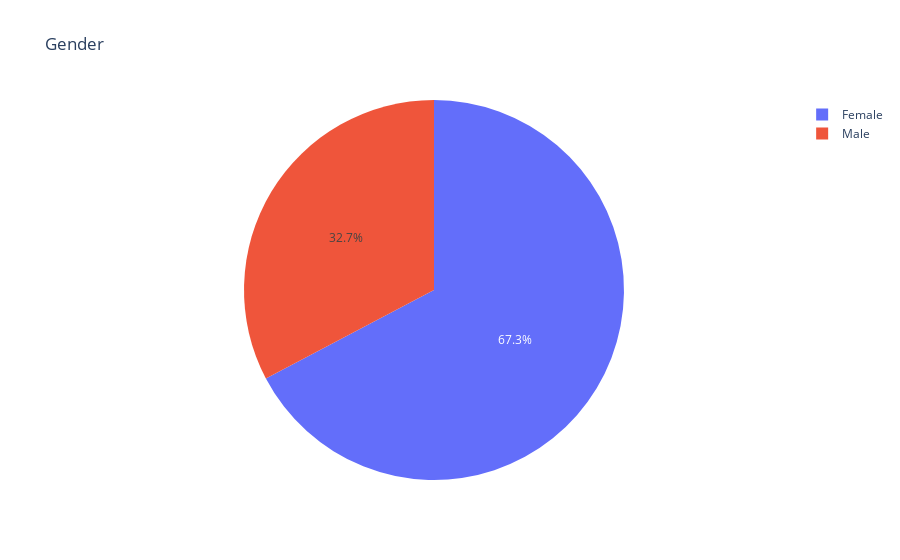

Notebook code cell kept with this figure:
### Code cell
#anaylsis by gender based
plt.figure(figsize = (8,6))
sns.countplot(x = '1Genderofrespondent', data = data, palette=['r', 'b'])
plt.title('Analysis of Customers by Gender')
plt.show()
fig = px.pie(data, names='1Genderofrespondent', title='Gender')
fig.show()

### Figure 1 — Plotly figure (JSON) as saved in the notebook; plotly's stock layout.template omitted (floating-point values rounded to 4 significant figures; data arrays with more than 128 entries replaced by an {"elided": "..."} marker saying what was removed)
{"data": [{"domain": {"x": [0, 1], "y": [0, 1]}, "hovertemplate": "1Genderofrespondent=%{label}<extra></extra>", "labels": {"elided": "269 str values"}, "legendgroup": "", "name": "", "showlegend": true, "type": "pie"}], "layout": {"legend": {"tracegroupgap": 0}, "title": {"text": "Gender"}}}
